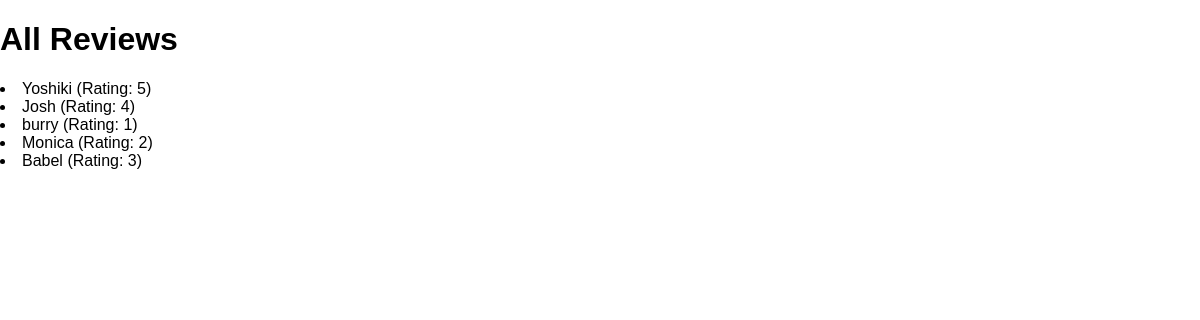
The app's page /reviews, older data.
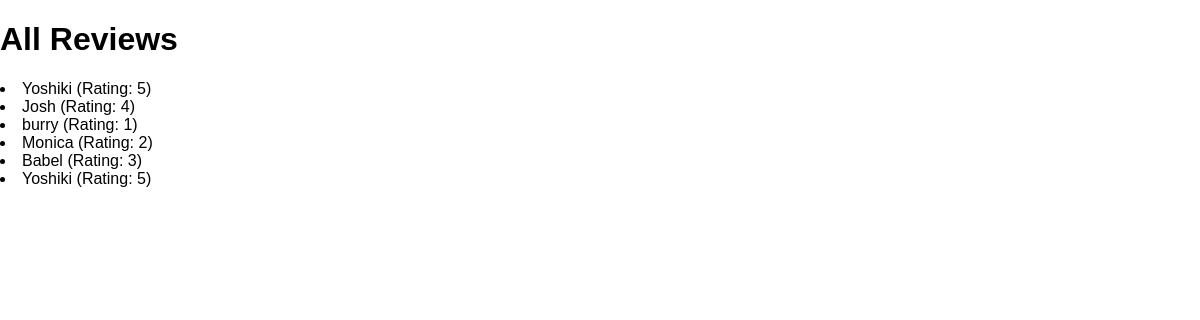
The same page, newer data.
### reviews/models.py (models this page shows)
class Review(models.Model):
    user_name = models.CharField(max_length=100)
    review_text = models.TextField()
    rating = models.IntegerField()

### reviews/views.py (the view)
# urls.py: path("reviews", views.ReviewsListView.as_view()),
class ReviewsListView(ListView):
    template_name = "reviews/review_list.html"
    model = Review
    context_object_name = "reviews"

### reviews/templates/reviews/review_list.html (shortened to what this page needs)
{% extends "reviews/base.html" %}
{% block content%}
    <h1>All Reviews</h1>
    {% for review in reviews %}
        <li>{{ review.user_name }} (Rating: {{ review.rating }})</li>
    {% endfor %}
{% endblock %}

### reviews/templates/reviews/base.html (shortened to what this page needs)
{% load static %}
<!DOCTYPE html>
<html>
    <head>
        <link rel="stylesheet" href="{% static "reviews/styles.css" %}">
    </head>
    <body>
        {% block content %}
        {% endblock  %}
    </body>
</html>

### reviews/static/reviews/styles.css (style rules this page uses)
body { font-family: sans-serif; margin: 0; }

Row changes from the older to the newer data that the page shows:
added Review: user_name "Yoshiki", rating "5"
